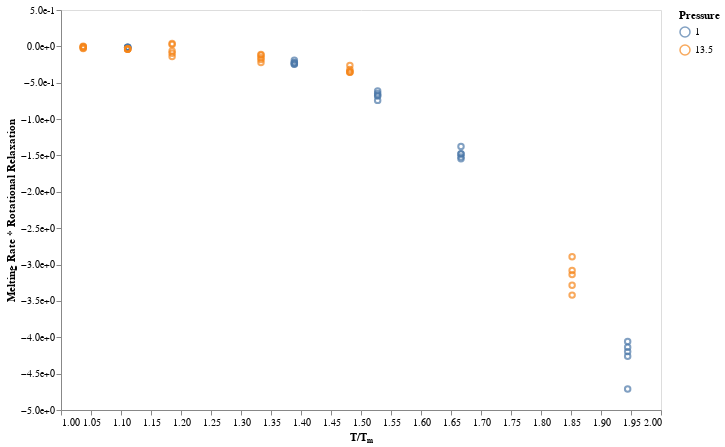

The code cell stored with this chart in its notebook:
### Markdown cell above
## Timescale normalised rates

We want to be able to determine whether the timescale of the dynamics 
is solely responsible for the drastic slowdown in melting rate that we observe.
We have the melting rate,
which is the distance the interface travels per unit time

$ \frac{d}{t} $

The other quantity is the rotational relaxation time
which is the timescale on which the rotations take place.

$ {t} $

In multiplying these two quantities together
we should get the distance the interface moves
in the characteristic timescale.

### Code cell
c = alt.Chart(timescales_df).mark_point().encode(
    x=alt.X('temp_norm', title='T/Tₘ', scale=alt.Scale(zero=False)),
    y=alt.Y("scaling:Q", title='Melting Rate * Rotational Relaxation', axis=alt.Axis(format='e')),
    color=alt.Color("pressure:N", title="Pressure"),
).transform_calculate(
    scaling = alt.datum.mean * alt.datum.rot2_value
)

c
